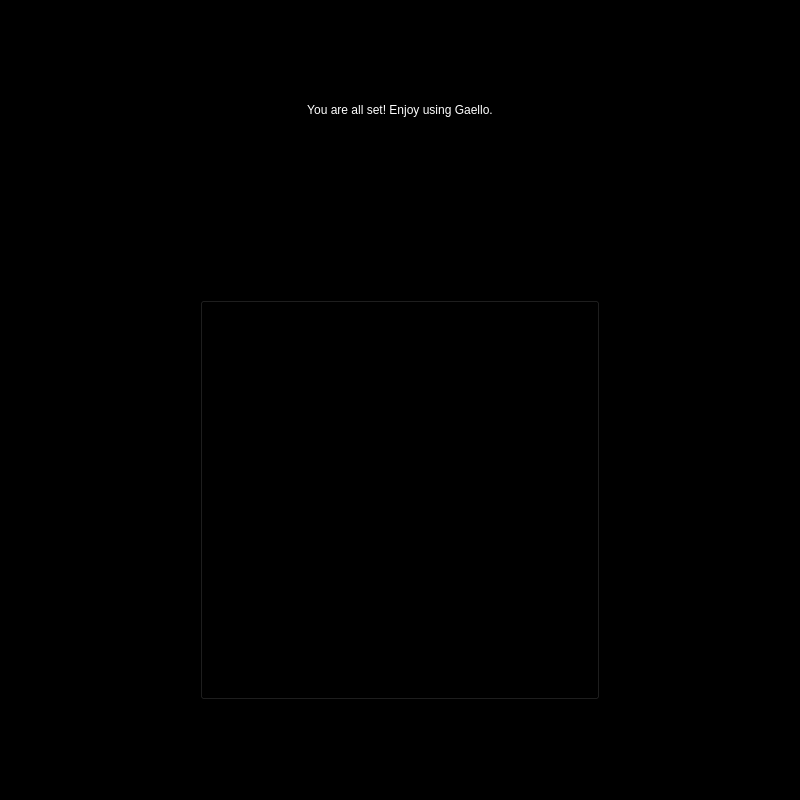
<?xml version="1.0" encoding="UTF-8"?>
<ui version="4.0">
 <class>Form</class>
 <widget class="QWidget" name="Form">
  <property name="geometry">
   <rect>
    <x>0</x>
    <y>0</y>
    <width>800</width>
    <height>800</height>
   </rect>
  </property>
  <property name="windowTitle">
   <string>Form</string>
  </property>
  <property name="styleSheet">
   <string notr="true">background-color: rgb(0, 0, 0);</string>
  </property>
  <widget class="QPushButton" name="pushButton">
   <property name="geometry">
    <rect>
     <x>200</x>
     <y>300</y>
     <width>400</width>
     <height>400</height>
    </rect>
   </property>
   <property name="text">
    <string/>
   </property>
   <property name="icon">
    <iconset>
     <normaloff>../icons/checkmark.png</normaloff>../icons/checkmark.png</iconset>
   </property>
   <property name="iconSize">
    <size>
     <width>300</width>
     <height>300</height>
    </size>
   </property>
  </widget>
  <widget class="QLabel" name="label">
   <property name="geometry">
    <rect>
     <x>10</x>
     <y>70</y>
     <width>780</width>
     <height>80</height>
    </rect>
   </property>
   <property name="styleSheet">
    <string notr="true">color: rgb(255, 255, 255);</string>
   </property>
   <property name="text">
    <string>&lt;html&gt;&lt;head/&gt;&lt;body&gt;&lt;p align=&quot;center&quot;&gt;You are all set! Enjoy using Gaello.&lt;/p&gt;&lt;/body&gt;&lt;/html&gt;</string>
   </property>
  </widget>
 </widget>
 <resources/>
 <connections/>
</ui>
